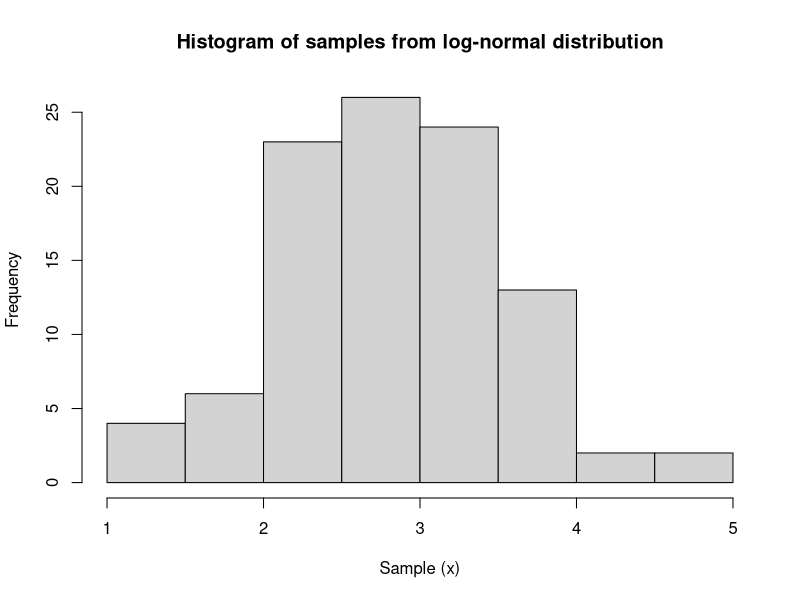
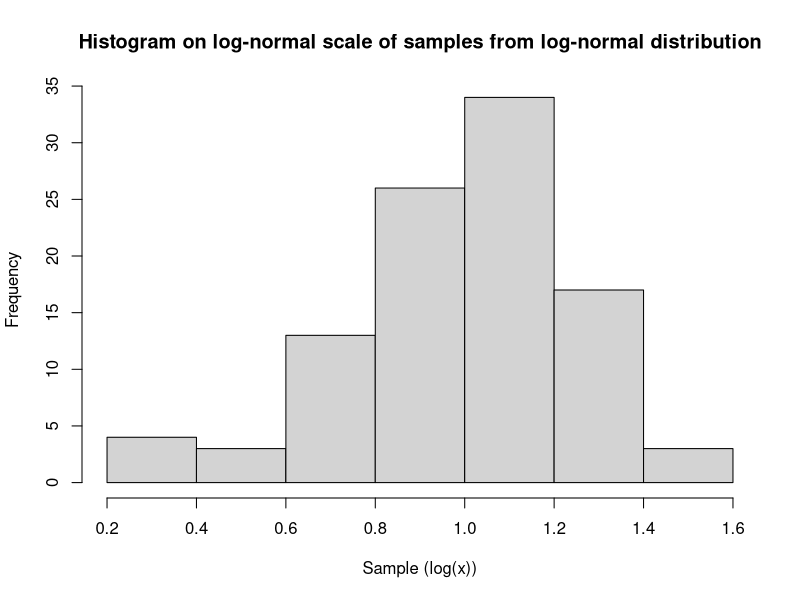

Generate these figures, in order, with R:
## ---- chunk 1
set.seed(42)
nsamples <- 100
mu <- 1
sigma <- 0.25
x <- rlnorm(n = nsamples, meanlog = mu, sdlog = sigma)
## ---- chunk 2
hist(x, 
     main="Histogram of samples from log-normal distribution", 
     xlab="Sample (x)")
hist(log(x), 
     main="Histogram on log-normal scale of samples from log-normal distribution", 
     xlab="Sample (log(x))")
## ---- chunk 3
mean <- mean(x)
variance <- var(x)

mean_log <- mean(log(x))
variance_log <- var(log(x))
